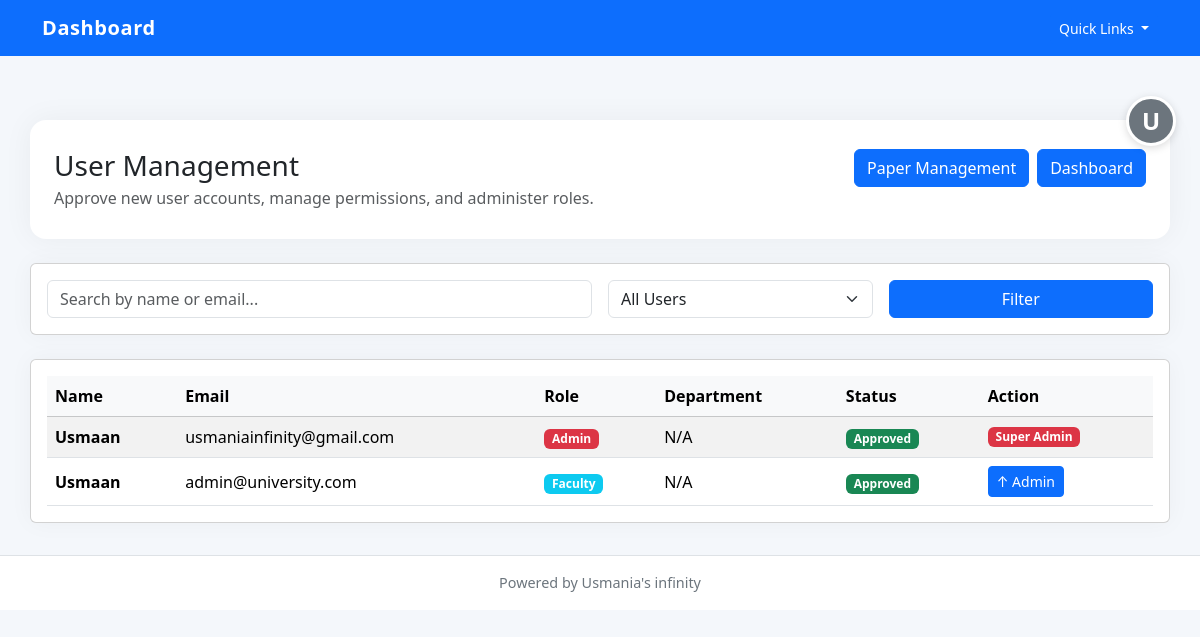
The app's page /admin/users (signed in) with its own data.
### app/models.py (models this page shows)
class User(UserMixin, db.Model):
    __tablename__ = "users"
    id = db.Column(db.Integer, primary_key=True)
    name = db.Column(db.String(150), nullable=False)
    email = db.Column(db.String(150), unique=True, nullable=False)
    password = db.Column(db.String(255), nullable=False)
    role = db.Column(db.String(50), default="faculty")  # faculty / admin
    department_id = db.Column(db.Integer, db.ForeignKey("departments.id"))
    papers = db.relationship("Paper", backref="author", lazy=True)
    approved = db.Column(db.Boolean, default=False)
    created_at = db.Column(db.DateTime, default=datetime.utcnow)

### app/routes/admin.py (the view)
@admin_bp.route("/users")
@login_required
def view_users():
    if current_user.role != "admin":
        return redirect(url_for("auth.dashboard"))
    filter_status = request.args.get('status', 'all')  # all, pending, approved
    search = request.args.get('search', '')
    query = User.query
    if search:
        query = query.filter(
            (User.name.ilike(f'%{search}%')) |
            (User.email.ilike(f'%{search}%'))
        )
    if filter_status == 'pending':
        query = query.filter_by(approved=False)
    elif filter_status == 'approved':
        query = query.filter_by(approved=True)
    users = query.order_by(User.created_at.desc()).all()
    return render_template("admin_users.html", users=users, filter_status=filter_status, search=search)

### app/routes/auth.py (called while the page is built)
@login_manager.user_loader
def load_user(user_id):
    return User.query.get(int(user_id))

### app/templates/admin_users.html (shortened to what this page needs)
{% extends "base.html" %}
{% block content %}
<div class="page-header">
    <div class="d-flex flex-column flex-md-row justify-content-between gap-3 align-items-start">
        <div>
            <h1 class="h3 mb-1">User Management</h1>
            <p class="text-muted mb-0">Approve new user accounts, manage permissions, and administer roles.</p>
        </div>
        <div class="d-flex gap-2">
            <a class="btn btn-outline-primary" href="{{ url_for('admin.view_papers') }}">Paper Management</a>
            <a class="btn btn-outline-secondary" href="{{ url_for('admin.dashboard') }}">Dashboard</a>
        </div>
    </div>
</div>
<div class="card card-shadow mb-4">
    <div class="card-body">
        <form method="GET" action="{{ url_for('admin.view_users') }}" class="row g-3">
            <div class="col-md-6">
                <input type="text" name="search" class="form-control" placeholder="Search by name or email..." value="{{ search }}">
            </div>
            <div class="col-md-3">
                <select name="status" class="form-select">
                    <option value="all" {% if filter_status == 'all' %}selected{% endif %}>All Users</option>
                </select>
            </div>
            <div class="col-md-3">
                <button type="submit" class="btn btn-primary w-100">Filter</button>
            </div>
        </form>
    </div>
</div>
<div class="card card-shadow">
    <div class="card-body">
        <div class="table-responsive">
            <table class="table table-striped align-middle mb-0">
                <thead class="table-light">
                    <tr>
                        <th>Name</th>
                        <th>Email</th>
                        <th>Role</th>
                        <th>Department</th>
                        <th>Status</th>
                        <th>Action</th>
                    </tr>
                </thead>
                <tbody>
                    {% for user in users %}
                    <tr>
                        <td><strong>{{ user.name }}</strong></td>
                        <td>{{ user.email }}</td>
                        <td><span class="badge {% if user.role == 'admin' %}bg-danger{% else %}bg-info{% endif %}">{{ user.role|capitalize }}</span></td>
                        <td>{{ user.department.name if user.department else 'N/A' }}</td>
                        <td>
                            {% if user.approved %}
                            <span class="badge bg-success">Approved</span>
                            {% else %}
                            <span class="badge bg-warning text-dark">Pending</span>
                            {% endif %}
                        </td>
                        <td>
                            <div class="d-flex gap-2">
                                {% if user.email == 'usmaniainfinity@gmail.com' %}
                                <span class="badge bg-danger">Super Admin</span>
                                {% else %}
                                    {% if user.role != 'admin' %}
                                    <a class="btn btn-sm btn-outline-primary" href="{{ url_for('admin.promote_user', user_id=user.id) }}" title="Promote to Admin">↑ Admin</a>
                                    {% else %}
                                    <form method="POST" action="{{ url_for('admin.demote_user', user_id=user.id) }}" style="display:inline;">
                                        <button type="submit" class="btn btn-sm btn-outline-warning" onclick="return confirm('Demote this user to faculty?');" title="Demote to Faculty">↓ Faculty</button>
                                    </form>
                                    {% endif %}
                                {% endif %}
                            </div>
                        </td>
                    </tr>
                    {% endfor %}
                </tbody>
            </table>
        </div>
    </div>
</div>
{% endblock %}

### app/templates/base.html (shortened to what this page needs)
<!DOCTYPE html>
<html lang="en">
<head>
    <link href="https://cdn.jsdelivr.net/npm/bootstrap@5.3.3/dist/css/bootstrap.min.css" rel="stylesheet">
</head>
<body>
<nav class="navbar navbar-expand-lg navbar-dark bg-primary fixed-top">
    <div class="container">
        <a class="navbar-brand" href="{{ url_for('home') }}">Dashboard</a>
        <button class="navbar-toggler" type="button" data-bs-toggle="collapse" data-bs-target="#mainNav" aria-controls="mainNav" aria-expanded="false" aria-label="Toggle navigation">
        <div class="collapse navbar-collapse" id="mainNav">
            <div class="d-flex align-items-center ms-3">
                <div class="dropdown">
                    <button class="btn btn-light btn-sm dropdown-toggle" type="button" id="quickLinksDropdown" data-bs-toggle="dropdown" aria-expanded="false">
                        Quick Links
                    </button>
                </div>
            </div>
        </div>
    </div>
</nav>
<div class="profile-btn-container">
    {% if current_user.is_authenticated %}
    <a href="{{ url_for('auth.dashboard') }}" class="profile-btn" title="Profile">{{ current_user.name[0].upper() }}</a>
    {% else %}
    <a href="{{ url_for('auth.login') }}" class="profile-btn" title="Login">👤</a>
    {% endif %}
</div>
<div class="container content">
    {% block content %}{% endblock %}
</div>
<footer class="footer bg-white border-top">
    <div class="container">Powered by Usmania's infinity</div>
</footer>
</body>
</html>

### app/templates/base.html (style rules this page uses)
body { padding-top: 5.5rem; background: #f4f7fb; min-height: 100vh; }
.content { padding: 2rem 0; }
.navbar-brand { font-weight: 700; letter-spacing: 0.03em; }
.page-header { padding: 1.8rem 1.5rem; background: #ffffff; border-radius: 1rem; box-shadow: 0 0 30px rgba(0, 0, 0, 0.05); margin-bottom: 1.5rem; }
.page-header h1 { margin-bottom: 0.25rem; }
.btn, .btn-primary, .btn-outline-primary, .btn-outline-secondary, .btn-outline-info, .btn-secondary, .btn-danger, .btn-light { color: #fff !important; background-color: #0d6efd !important; border-color: #0d6efd !important; }
.card-shadow { box-shadow: 0 0 25px rgba(0,0,0,.04); }
.footer { padding: 1rem 0; text-align: center; color: #6c757d; font-size: 0.9rem; }
.profile-btn-container { position: fixed; top: 6rem; right: 1.5rem; z-index: 1000; }
.profile-btn { width: 50px; height: 50px; border-radius: 50%; background-color: #6c757d; color: white; display: flex; align-items: center; justify-content: center; text-decoration: none; font-weight: 600; font-size: 1.5rem; transition: all 0.3s ease; border: 3px solid white; box-shadow: 0 2px 8px rgba(0, 0, 0, 0.15); }

### records on screen
User: name "U", name "Usmaan", email "usmaniainfinity@gmail.com", role "Admin", department "N/A", approved "Approved", shows "Super Admin"
User: name "Usmaan", email "admin@university.com", role "Faculty", department "N/A", approved "Approved"
